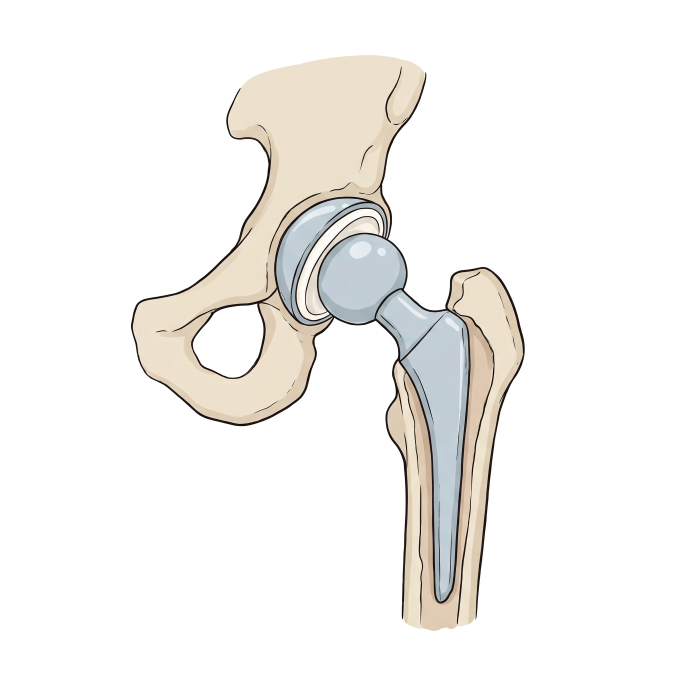
#> input picture obrazky/zdroje/013_pruznost_nejvyssi_modul_ilustrace.png, 2048 x 2048 px (shown at 1/3 size)
$ python 013_pruznost_nejvyssi_modul.py
#> lines starting #> are read from the running program, lines starting #| are printed output that depends on the picture; after the words box and inside, x2 and y2 are one past the last pixel; in counts of white or black regions, pixels touching at a corner belong together
### obrazky/zdroje/pp_grafy1.py
"""Pružnost a pevnost – grafy (dávka 1). Každý obrázek je samostatná funkce."""
from styl import *
import numpy as np
from scipy.interpolate import PchipInterpolator as Pchip

def kval(ax, xl, yl):
    """Kvalitativní graf: osy se šipkami, bez hodnot."""
    for s in ('top', 'right'): ax.spines[s].set_visible(False)
    ax.set_xticks([]); ax.set_yticks([])
    ax.set_xlabel(xl); ax.set_ylabel(yl)
    ax.plot(1, 0, '>', color=INK, transform=ax.get_yaxis_transform(), clip_on=False, ms=9)
    ax.plot(0, 1, '^', color=INK, transform=ax.get_xaxis_transform(), clip_on=False, ms=9)

# [105 lines left out: functions slacha, slitina, biceps_kone, rychlost_zatezovani, body_diagramu, nejvyssi_modul and 2 more, not called in this run]

# [4 lines that do not run on import are left out]

### obrazky/zdroje/styl.py
"""Jednotný kreslený styl obrázků sbírky. Použití:  from styl import *"""
import os
import matplotlib; matplotlib.use('Agg')
import matplotlib.pyplot as plt
from matplotlib import font_manager as fm
from matplotlib.patches import FancyArrowPatch, Arc

_FONT = os.path.join(os.path.dirname(os.path.abspath(__file__)), 'Caveat-Regular.ttf')
fm.fontManager.addfont(_FONT)

# --- barvy (význam je pevný, viz STYL.md) ---
INK    = '#222222'  # obrysy, osy, text
SILA   = '#d62828'  # síly
MOMENT = '#f77f00'  # momenty
POHYB  = '#7b2cbf'  # rychlost, zrychlení
ROZMER = '#1d6fd1'  # kóty, úhly, vzdálenosti
BOD    = '#2a9d4b'  # těžiště, body, osy otáčení
KOST, SVAL, KUZE, DREVO = '#f1e3c8', '#e07a7a', '#f6d5bf', '#8b5a2b'

W, H, DPI = 6.0, 4.0, 200   # 1200 x 800 px

def start(w=W, h=H, osy=False):
    plt.xkcd(scale=0.8, length=120, randomness=2)
    plt.rcParams.update({
        'font.family': ['Caveat', 'DejaVu Sans'], 'font.size': 20,
        'mathtext.fontset': 'custom', 'mathtext.rm': 'Caveat',
        'mathtext.it': 'Caveat', 'mathtext.bf': 'Caveat',
        'axes.linewidth': 1.8, 'lines.linewidth': 2.4, 'path.effects': [],
        'axes.edgecolor': INK, 'text.color': INK, 'axes.labelcolor': INK,
        'xtick.color': INK, 'ytick.color': INK})
    fig, ax = plt.subplots(figsize=(w, h), dpi=DPI)
    if not osy:
        ax.set_aspect('equal'); ax.axis('off')
    return fig, ax

# [15 lines left out: functions graf, sila, kota, not called in this run]

def bod(ax, x, y, text=None, dx=.06, dy=.06):
    ax.plot(x, y, 'o', color=BOD, ms=9)
    if text: ax.text(x + dx, y + dy, text, color=BOD, fontsize=20)

# [11 lines left out: functions uhel, uloz, not called in this run]

### obrazky/zdroje/013_pruznost_nejvyssi_modul.py
"""013 – Materiál s nejvyšším modulem: tahové křivky a)–c) + ilustrace endoprotézy kyčle
(013_pruznost_nejvyssi_modul_ilustrace.png) – materiály kov, plast, kost."""
from styl import *
import numpy as np
from PIL import Image
from scipy.interpolate import PchipInterpolator as Pchip
from pp_grafy1 import kval

ILU = '013_pruznost_nejvyssi_modul_ilustrace.png'

if __name__ == '__main__':
    fig = plt.figure(figsize=(6.4, 4), dpi=DPI); plt.close(fig)
    fig, ax = start(6.4, 4, osy=True)
    fig.subplots_adjust(left=.09, right=.6, bottom=.16, top=.95)
    C = {'a)': ('#4b3aa8', [0, .3, .45, .65, 1.0], [0, 2.4, 3.1, 3.5, 3.55]),
         'b)': ('#f77f00', [0, .06, .12, .4, .7], [0, 1.6, 2.2, 2.5, 2.6]),
         'c)': (INK, [0, .15, .28, .5, 1.0], [0, .9, 1.55, 1.65, 1.7])}
    for k, (c, xs, ys) in C.items():
        x = np.linspace(0, xs[-1], 200); ax.plot(x, Pchip(xs, ys)(x), color=c, lw=3)
        ax.text(xs[-1] + .03, ys[-1], k, color=c, fontsize=22, va='center')
    ax.set_xlim(0, 1.15); ax.set_ylim(0, 4.2)
    kval(ax, 'ε [–]', 'σ [MPa]')
    im = Image.open(ILU).convert('RGB'); a = np.asarray(im)
#> further down, im is the input picture: PIL image 2048x2048 RGB; mean R, G, B 245, 243.5, 241.1
    ys, xs = np.where(a.min(2) < 225)
    k = np.asarray(im.crop((xs.min() - 10, ys.min() - 10, xs.max() + 10, ys.max() + 10))).copy(); k[k.min(2) > 235] = 255
#> after `k = np.asarray(im.crop((xs.min() - 10, ys.min() - 10, xs.max() + 10, y`:
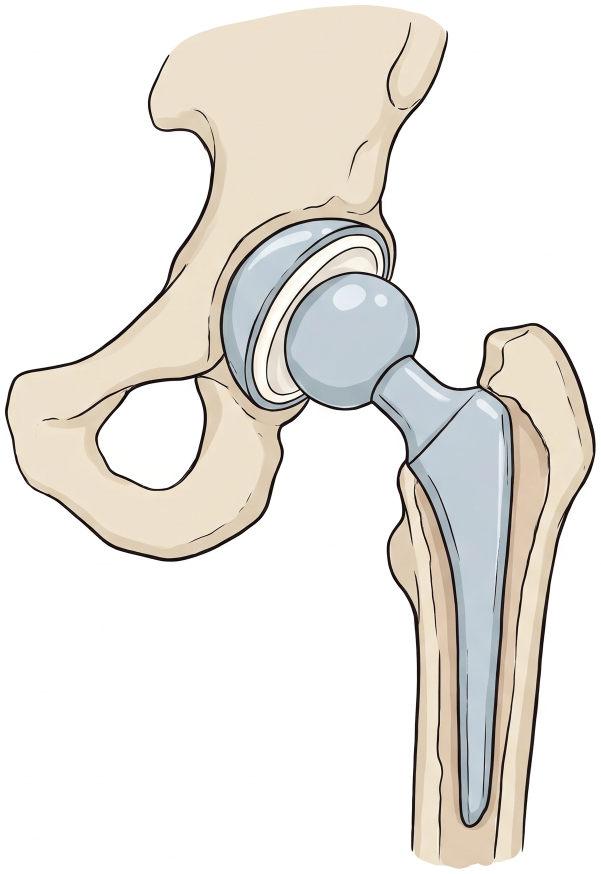
#> k: shape (1747, 1201, 3) (shown at 1/2 size); mean R, G, B 235, 232.1, 227.3
#> after `k[k.min(2) > 235] = 255`: k: shape (1747, 1201, 3); 10.1% of pixels changed, all inside (x1, y1, x2, y2) = (0, 0, 1201, 1747)
    ax2 = fig.add_axes([.62, .08, .37, .78]); ax2.imshow(k); ax2.axis('off')
    ax2.text(k.shape[1] / 2, -60, 'endoprotéza kyčle:\nkov, plast a kost', fontsize=14, ha='center', va='bottom', linespacing=1.0)
    fig.savefig('013_pruznost_nejvyssi_modul.png', facecolor='white', dpi=DPI)
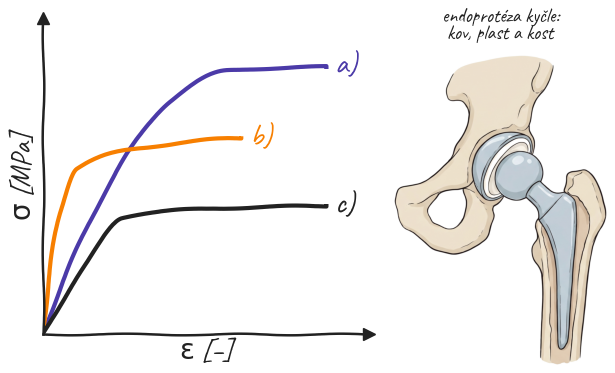
#> figure drawn by matplotlib, 2 panels

$ run again, with obrazky/zdroje/004_pruznost_prodlouzeni_dratu_ilustrace.png copied over obrazky/zdroje/013_pruznost_nejvyssi_modul_ilustrace.png
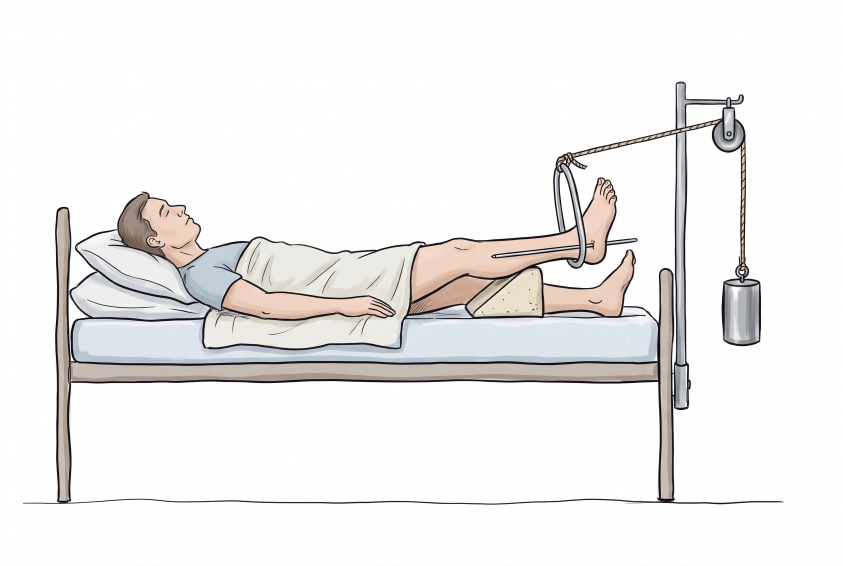
#> input picture obrazky/zdroje/004_pruznost_prodlouzeni_dratu_ilustrace.png, 2528 x 1696 px (shown at 1/3 size)
#> im is the input picture: PIL image 2528x1696 RGB; mean R, G, B 239.4, 238.1, 237.4
#> `k = np.asarray(im.crop((xs.min() - 10, ys.min() - 10, xs.max() + 10, y`:
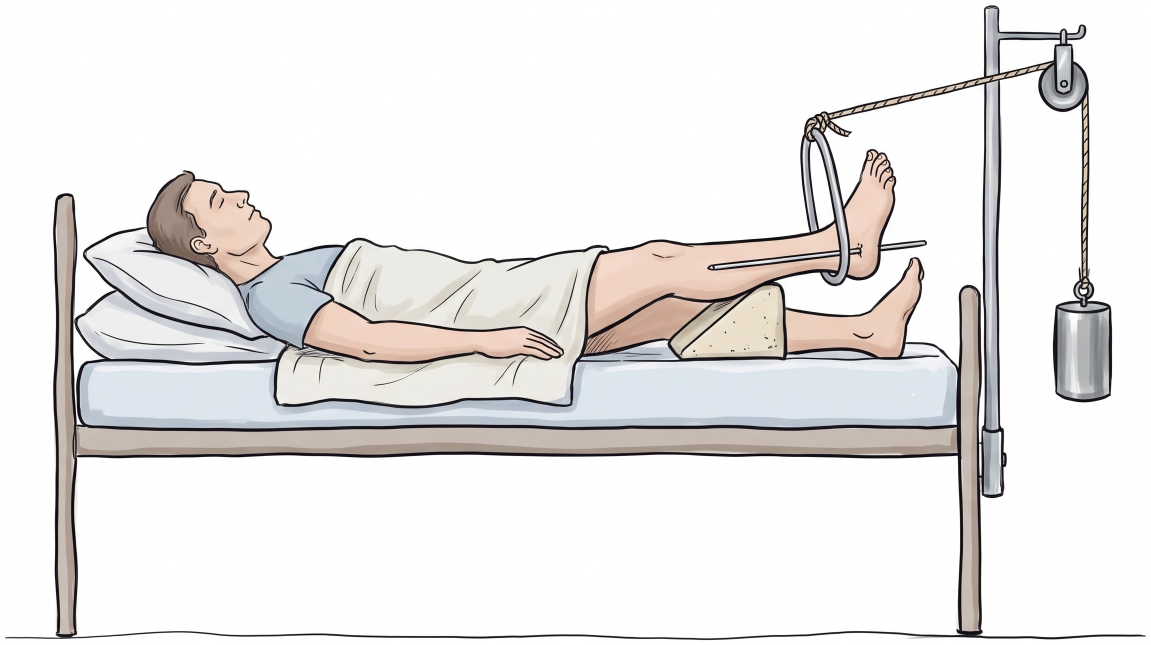
#> k: shape (1289, 2301, 3) (shown at 1/2 size); mean R, G, B 232.7, 230.8, 229.8
#> `fig.savefig('013_pruznost_nejvyssi_modul.png', facecolor='white', dpi=..`:
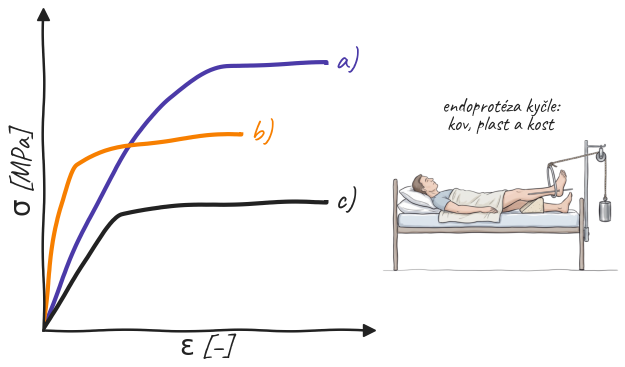
#> figure drawn by matplotlib, 2 panels

$ run again, with obrazky/zdroje/006_pruznost_biceps_kone_ilustrace.png copied over obrazky/zdroje/013_pruznost_nejvyssi_modul_ilustrace.png
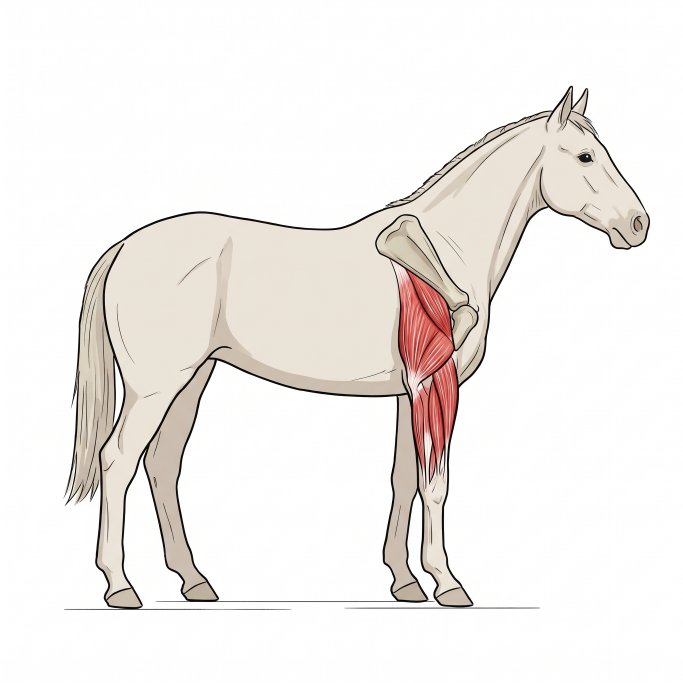
#> input picture obrazky/zdroje/006_pruznost_biceps_kone_ilustrace.png, 2048 x 2048 px (shown at 1/3 size)
#> im is the input picture: PIL image 2048x2048 RGB; mean R, G, B 242, 238.4, 235.5
#> `k = np.asarray(im.crop((xs.min() - 10, ys.min() - 10, xs.max() + 10, y`:
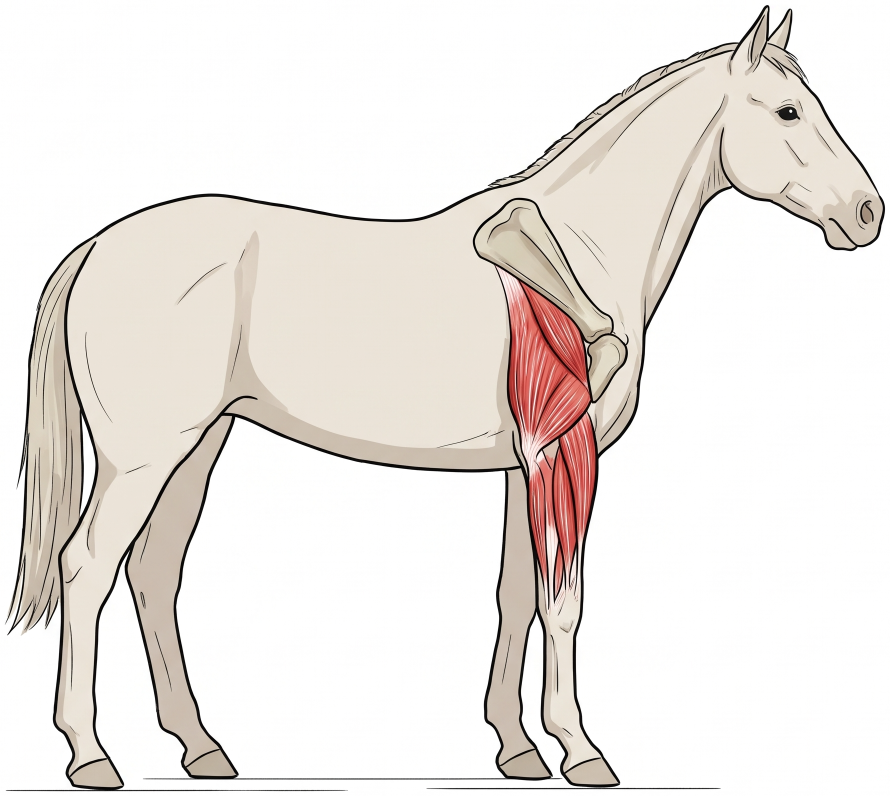
#> k: shape (1592, 1779, 3) (shown at 1/2 size); mean R, G, B 235.9, 230.6, 226.3
#> `fig.savefig('013_pruznost_nejvyssi_modul.png', facecolor='white', dpi=..`:
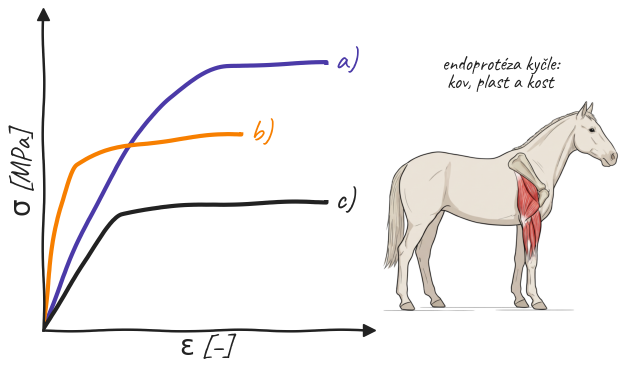
#> figure drawn by matplotlib, 2 panels

$ run again, with obrazky/zdroje/008_pruznost_max_sila_svalu_ilustrace.png copied over obrazky/zdroje/013_pruznost_nejvyssi_modul_ilustrace.png
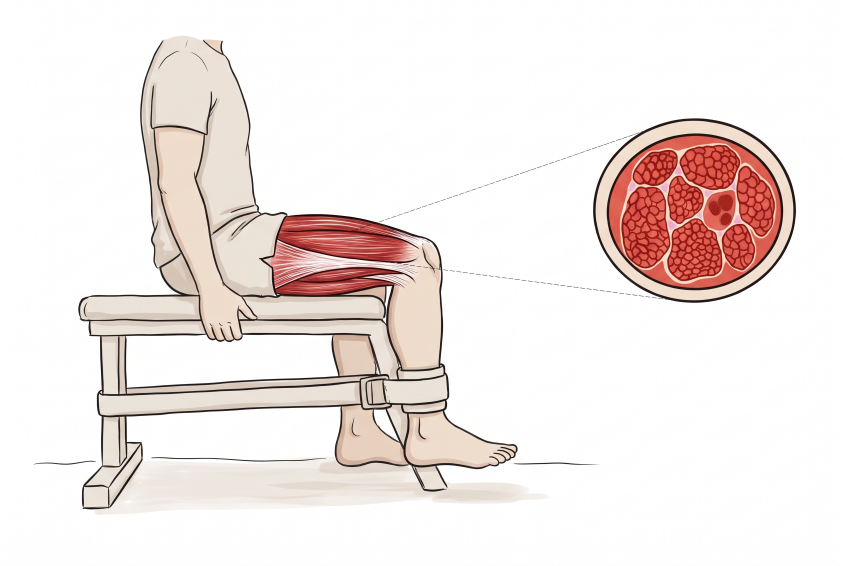
#> input picture obrazky/zdroje/008_pruznost_max_sila_svalu_ilustrace.png, 2528 x 1696 px (shown at 1/3 size)
#> im is the input picture: PIL image 2528x1696 RGB; mean R, G, B 241.4, 232.3, 229.6
#> `k = np.asarray(im.crop((xs.min() - 10, ys.min() - 10, xs.max() + 10, y`:
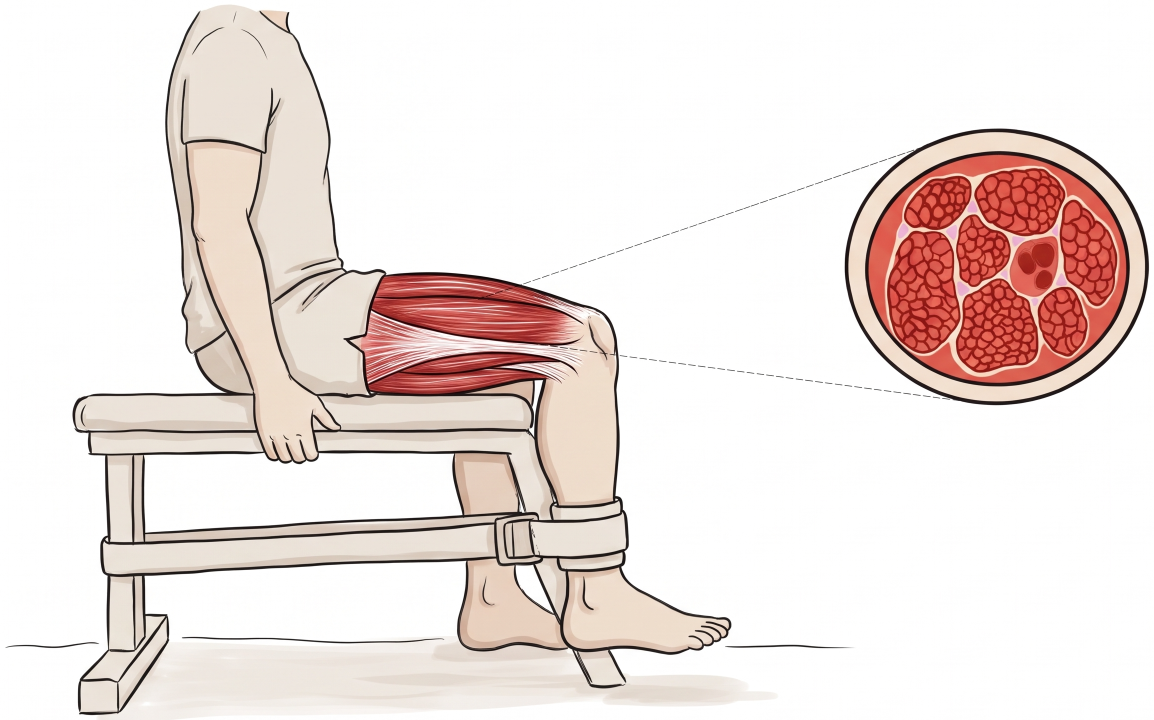
#> k: shape (1440, 2307, 3) (shown at 1/2 size); mean R, G, B 237.5, 225.9, 222.3
#> `fig.savefig('013_pruznost_nejvyssi_modul.png', facecolor='white', dpi=..`:
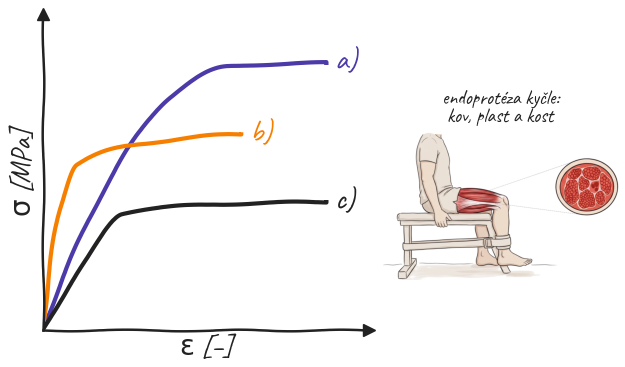
#> figure drawn by matplotlib, 2 panels
